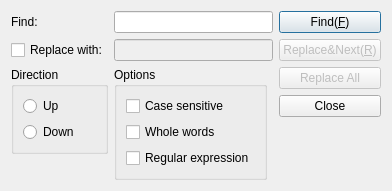
<?xml version="1.0" encoding="UTF-8"?>
<ui version="4.0">
 <class>SearchAndReplace</class>
 <widget class="QDialog" name="SearchAndReplace">
  <property name="geometry">
   <rect>
    <x>0</x>
    <y>0</y>
    <width>370</width>
    <height>166</height>
   </rect>
  </property>
  <property name="windowTitle">
   <string>Find and Replace</string>
  </property>
  <layout class="QGridLayout" name="gridLayout_3">
   <item row="0" column="0">
    <widget class="QLabel" name="label">
     <property name="text">
      <string>Find:</string>
     </property>
    </widget>
   </item>
   <item row="1" column="0">
    <widget class="QCheckBox" name="checkReplace">
     <property name="text">
      <string>Replace with:</string>
     </property>
    </widget>
   </item>
   <item row="2" column="1">
    <widget class="QGroupBox" name="groupBox_2">
     <property name="title">
      <string>Options</string>
     </property>
     <layout class="QGridLayout" name="gridLayout_2">
      <item row="0" column="0">
       <widget class="QCheckBox" name="checkCs">
        <property name="text">
         <string>Case sensitive</string>
        </property>
       </widget>
      </item>
      <item row="1" column="0">
       <widget class="QCheckBox" name="checkWhole">
        <property name="text">
         <string>Whole words</string>
        </property>
       </widget>
      </item>
      <item row="2" column="0">
       <widget class="QCheckBox" name="checkRegexp">
        <property name="text">
         <string>Regular expression</string>
        </property>
       </widget>
      </item>
     </layout>
    </widget>
   </item>
   <item row="0" column="3" rowspan="3">
    <layout class="QVBoxLayout" name="verticalLayout">
     <item>
      <widget class="QPushButton" name="pushFind">
       <property name="text">
        <string>Find(&amp;F)</string>
       </property>
      </widget>
     </item>
     <item>
      <widget class="QPushButton" name="pushReplaceAndNext">
       <property name="enabled">
        <bool>false</bool>
       </property>
       <property name="text">
        <string extracomment="The sign &quot;&amp;&amp;&quot; means &quot;&amp;&quot; (&quot;AND&quot;). So the button name means &quot;Replace the found text and search again&quot;">Replace&amp;&amp;Next(&amp;R)</string>
       </property>
      </widget>
     </item>
     <item>
      <widget class="QPushButton" name="pushReplaceAll">
       <property name="enabled">
        <bool>false</bool>
       </property>
       <property name="text">
        <string>Replace All</string>
       </property>
      </widget>
     </item>
     <item>
      <widget class="QPushButton" name="pushClose">
       <property name="text">
        <string>Close</string>
       </property>
      </widget>
     </item>
     <item>
      <spacer name="verticalSpacer">
       <property name="orientation">
        <enum>Qt::Vertical</enum>
       </property>
       <property name="sizeHint" stdset="0">
        <size>
         <width>20</width>
         <height>0</height>
        </size>
       </property>
      </spacer>
     </item>
    </layout>
   </item>
   <item row="2" column="0">
    <layout class="QVBoxLayout" name="verticalLayout_2">
     <item>
      <widget class="QGroupBox" name="groupBox">
       <property name="title">
        <string>Direction</string>
       </property>
       <layout class="QGridLayout" name="gridLayout">
        <item row="0" column="0">
         <widget class="QRadioButton" name="radioUp">
          <property name="text">
           <string>Up</string>
          </property>
         </widget>
        </item>
        <item row="1" column="0">
         <widget class="QRadioButton" name="radioDown">
          <property name="text">
           <string>Down</string>
          </property>
         </widget>
        </item>
       </layout>
      </widget>
     </item>
     <item>
      <spacer name="verticalSpacer_2">
       <property name="orientation">
        <enum>Qt::Vertical</enum>
       </property>
       <property name="sizeHint" stdset="0">
        <size>
         <width>20</width>
         <height>0</height>
        </size>
       </property>
      </spacer>
     </item>
    </layout>
   </item>
   <item row="2" column="2">
    <spacer name="horizontalSpacer">
     <property name="orientation">
      <enum>Qt::Horizontal</enum>
     </property>
     <property name="sizeHint" stdset="0">
      <size>
       <width>0</width>
       <height>20</height>
      </size>
     </property>
    </spacer>
   </item>
   <item row="1" column="1" colspan="2">
    <widget class="QLineEdit" name="lineReplace">
     <property name="enabled">
      <bool>false</bool>
     </property>
    </widget>
   </item>
   <item row="0" column="1" colspan="2">
    <widget class="QLineEdit" name="lineFind"/>
   </item>
  </layout>
 </widget>
 <tabstops>
  <tabstop>lineFind</tabstop>
  <tabstop>checkReplace</tabstop>
  <tabstop>lineReplace</tabstop>
  <tabstop>radioUp</tabstop>
  <tabstop>radioDown</tabstop>
  <tabstop>checkCs</tabstop>
  <tabstop>checkWhole</tabstop>
  <tabstop>checkRegexp</tabstop>
  <tabstop>pushFind</tabstop>
  <tabstop>pushReplaceAndNext</tabstop>
  <tabstop>pushReplaceAll</tabstop>
  <tabstop>pushClose</tabstop>
 </tabstops>
 <resources/>
 <connections>
  <connection>
   <sender>checkReplace</sender>
   <signal>toggled(bool)</signal>
   <receiver>lineReplace</receiver>
   <slot>setEnabled(bool)</slot>
   <hints>
    <hint type="sourcelabel">
     <x>83</x>
     <y>42</y>
    </hint>
    <hint type="destinationlabel">
     <x>174</x>
     <y>54</y>
    </hint>
   </hints>
  </connection>
  <connection>
   <sender>pushClose</sender>
   <signal>clicked()</signal>
   <receiver>SearchAndReplace</receiver>
   <slot>accept()</slot>
   <hints>
    <hint type="sourcelabel">
     <x>359</x>
     <y>119</y>
    </hint>
    <hint type="destinationlabel">
     <x>438</x>
     <y>50</y>
    </hint>
   </hints>
  </connection>
  <connection>
   <sender>pushFind</sender>
   <signal>clicked()</signal>
   <receiver>SearchAndReplace</receiver>
   <slot>find()</slot>
   <hints>
    <hint type="sourcelabel">
     <x>336</x>
     <y>15</y>
    </hint>
    <hint type="destinationlabel">
     <x>428</x>
     <y>21</y>
    </hint>
   </hints>
  </connection>
  <connection>
   <sender>checkReplace</sender>
   <signal>toggled(bool)</signal>
   <receiver>pushReplaceAndNext</receiver>
   <slot>setEnabled(bool)</slot>
   <hints>
    <hint type="sourcelabel">
     <x>53</x>
     <y>46</y>
    </hint>
    <hint type="destinationlabel">
     <x>319</x>
     <y>53</y>
    </hint>
   </hints>
  </connection>
  <connection>
   <sender>checkReplace</sender>
   <signal>toggled(bool)</signal>
   <receiver>pushReplaceAll</receiver>
   <slot>setEnabled(bool)</slot>
   <hints>
    <hint type="sourcelabel">
     <x>31</x>
     <y>41</y>
    </hint>
    <hint type="destinationlabel">
     <x>322</x>
     <y>83</y>
    </hint>
   </hints>
  </connection>
  <connection>
   <sender>pushReplaceAndNext</sender>
   <signal>clicked()</signal>
   <receiver>SearchAndReplace</receiver>
   <slot>replaceAndNext()</slot>
   <hints>
    <hint type="sourcelabel">
     <x>303</x>
     <y>50</y>
    </hint>
    <hint type="destinationlabel">
     <x>313</x>
     <y>250</y>
    </hint>
   </hints>
  </connection>
  <connection>
   <sender>pushReplaceAll</sender>
   <signal>clicked()</signal>
   <receiver>SearchAndReplace</receiver>
   <slot>slotReplaceAll()</slot>
   <hints>
    <hint type="sourcelabel">
     <x>330</x>
     <y>81</y>
    </hint>
    <hint type="destinationlabel">
     <x>337</x>
     <y>202</y>
    </hint>
   </hints>
  </connection>
  <connection>
   <sender>lineFind</sender>
   <signal>textChanged(QString)</signal>
   <receiver>SearchAndReplace</receiver>
   <slot>slotSearchChanged()</slot>
   <hints>
    <hint type="sourcelabel">
     <x>144</x>
     <y>19</y>
    </hint>
    <hint type="destinationlabel">
     <x>149</x>
     <y>214</y>
    </hint>
   </hints>
  </connection>
  <connection>
   <sender>checkReplace</sender>
   <signal>toggled(bool)</signal>
   <receiver>SearchAndReplace</receiver>
   <slot>slotSearchChanged()</slot>
   <hints>
    <hint type="sourcelabel">
     <x>70</x>
     <y>46</y>
    </hint>
    <hint type="destinationlabel">
     <x>76</x>
     <y>202</y>
    </hint>
   </hints>
  </connection>
  <connection>
   <sender>lineReplace</sender>
   <signal>textChanged(QString)</signal>
   <receiver>SearchAndReplace</receiver>
   <slot>slotSearchChanged()</slot>
   <hints>
    <hint type="sourcelabel">
     <x>228</x>
     <y>45</y>
    </hint>
    <hint type="destinationlabel">
     <x>229</x>
     <y>195</y>
    </hint>
   </hints>
  </connection>
  <connection>
   <sender>radioUp</sender>
   <signal>toggled(bool)</signal>
   <receiver>SearchAndReplace</receiver>
   <slot>slotSearchChanged()</slot>
   <hints>
    <hint type="sourcelabel">
     <x>43</x>
     <y>95</y>
    </hint>
    <hint type="destinationlabel">
     <x>43</x>
     <y>213</y>
    </hint>
   </hints>
  </connection>
  <connection>
   <sender>checkCs</sender>
   <signal>toggled(bool)</signal>
   <receiver>SearchAndReplace</receiver>
   <slot>slotSearchChanged()</slot>
   <hints>
    <hint type="sourcelabel">
     <x>181</x>
     <y>97</y>
    </hint>
    <hint type="destinationlabel">
     <x>178</x>
     <y>238</y>
    </hint>
   </hints>
  </connection>
  <connection>
   <sender>checkWhole</sender>
   <signal>toggled(bool)</signal>
   <receiver>SearchAndReplace</receiver>
   <slot>slotSearchChanged()</slot>
   <hints>
    <hint type="sourcelabel">
     <x>167</x>
     <y>109</y>
    </hint>
    <hint type="destinationlabel">
     <x>169</x>
     <y>189</y>
    </hint>
   </hints>
  </connection>
  <connection>
   <sender>checkRegexp</sender>
   <signal>toggled(bool)</signal>
   <receiver>SearchAndReplace</receiver>
   <slot>slotSearchChanged()</slot>
   <hints>
    <hint type="sourcelabel">
     <x>211</x>
     <y>138</y>
    </hint>
    <hint type="destinationlabel">
     <x>211</x>
     <y>197</y>
    </hint>
   </hints>
  </connection>
 </connections>
 <slots>
  <slot>find()</slot>
  <slot>replaceAndNext()</slot>
  <slot>slotReplaceAll()</slot>
  <slot>slotSearchChanged()</slot>
 </slots>
</ui>
